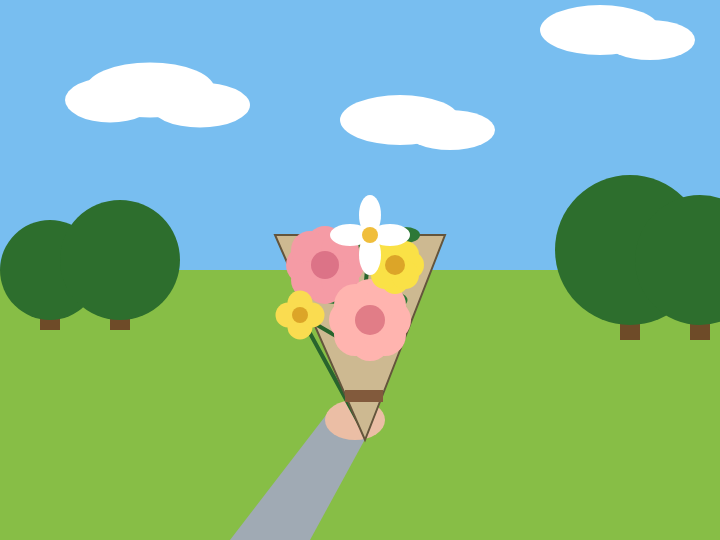
Frame 1 (no input)
Frame 60 (no input): identical to frame 1, image omitted
Frame 120 (the mouse pressed at the canvas centre since frame 60): identical to frame 1, image omitted

The p5.js sketch that drew this single still picture (run headless with seeded random() and noise() and a simulated clock; from frame 60 on, the mouse is pressed at the canvas centre):

// p5.js sketch
// ── sketch.js
function setup() {
  createCanvas(720, 540)
}

function draw() {
  background(120, 190, 240);

  noStroke();
  fill(255);

  ellipse(150, 90, 130, 55);
  ellipse(110, 100, 90, 45);
  ellipse(200, 105, 100, 45);

  ellipse(400, 120, 120, 50);
  ellipse(450, 130, 90, 40);

  ellipse(600, 30, 120, 50);
  ellipse(650, 40, 90, 40);

  fill(135, 190, 70);
  rect(0, 270, 720, 270);

  fill(110, 75, 40);
  rect(40, 260, 20, 70);
  rect(110, 250, 20, 80);
  rect(620, 250, 20, 90);
  rect(690, 260, 20, 80);

  fill(45, 110, 45);
  circle(50, 270, 100);
  circle(120, 260, 120);
  circle(630, 250, 150);
  circle(700, 260, 130);

  fill(160, 170, 180);
  quad(230, 540, 310, 540, 370, 430, 330, 410);

  fill(235, 190, 165);
  ellipse(355, 420, 60, 40);

  stroke(40, 100, 45);
  strokeWeight(4);

  line(360, 425, 325, 265);
  line(360, 425, 370, 235);
  line(360, 425, 395, 265);
  line(360, 425, 370, 320);
  line(360, 425, 300, 315);

  stroke(100, 85, 60);
  strokeWeight(2);
  fill(205, 185, 145);

  triangle(275, 235, 445, 235, 365, 440);

  stroke(40, 100, 45);
  strokeWeight(4);

  line(360, 350, 325, 265);
  line(360, 350, 370, 235);
  line(360, 350, 395, 265);
  line(360, 350, 370, 320);
  line(360, 350, 300, 315);

  noStroke();
  fill(45, 120, 55);

  ellipse(335, 295, 35, 18);
  ellipse(390, 300, 35, 18);
  ellipse(345, 245, 30, 16);
  ellipse(405, 235, 30, 16);

  fill(245, 155, 165);

  circle(305, 265, 38);
  circle(345, 265, 38);
  circle(325, 245, 38);
  circle(325, 285, 38);
  circle(310, 250, 38);
  circle(340, 250, 38);
  circle(310, 280, 38);
  circle(340, 280, 38);

  fill(220, 115, 135);
  circle(325, 265, 28);

  fill(255, 180, 175);

  circle(350, 320, 42);
  circle(390, 320, 42);
  circle(370, 300, 42);
  circle(370, 340, 42);
  circle(355, 305, 42);
  circle(385, 305, 42);
  circle(355, 335, 42);
  circle(385, 335, 42);

  fill(225, 125, 135);
  circle(370, 320, 30);

  fill(250, 225, 70);

  circle(380, 265, 28);
  circle(410, 265, 28);
  circle(395, 250, 28);
  circle(395, 280, 28);
  circle(385, 255, 28);
  circle(405, 255, 28);
  circle(385, 275, 28);
  circle(405, 275, 28);

  fill(220, 165, 40);
  circle(395, 265, 20);

  fill(255);

  ellipse(370, 215, 22, 40);
  ellipse(370, 255, 22, 40);
  ellipse(350, 235, 40, 22);
  ellipse(390, 235, 40, 22);

  fill(240, 190, 60);
  circle(370, 235, 16);

  fill(250, 220, 80);

  circle(288, 315, 25);
  circle(312, 315, 25);
  circle(300, 303, 25);
  circle(300, 327, 25);

  fill(220, 165, 40);
  circle(300, 315, 16);

  fill(130, 90, 60);
  rect(345, 390, 38, 12);
}
